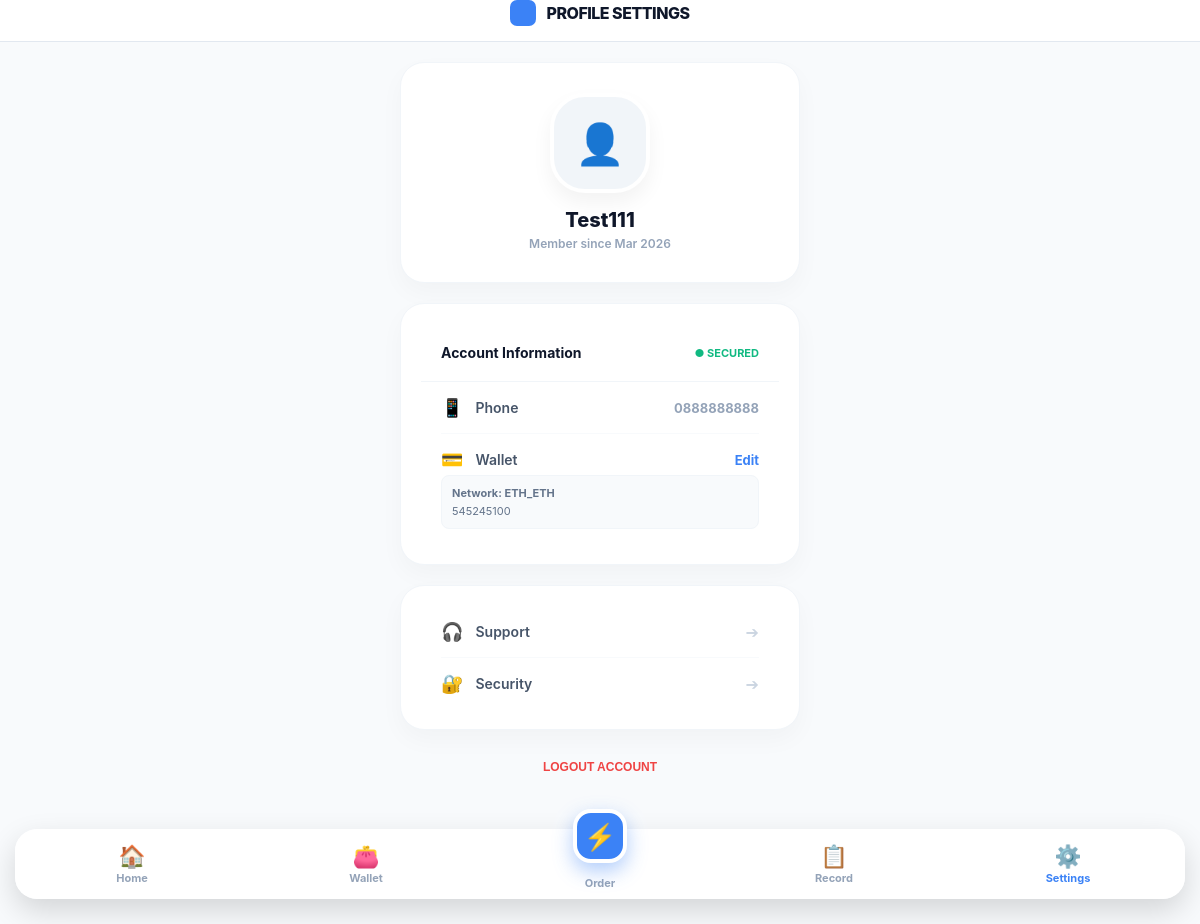
/settings/ (signed in), run on an earlier commit of the app's database.
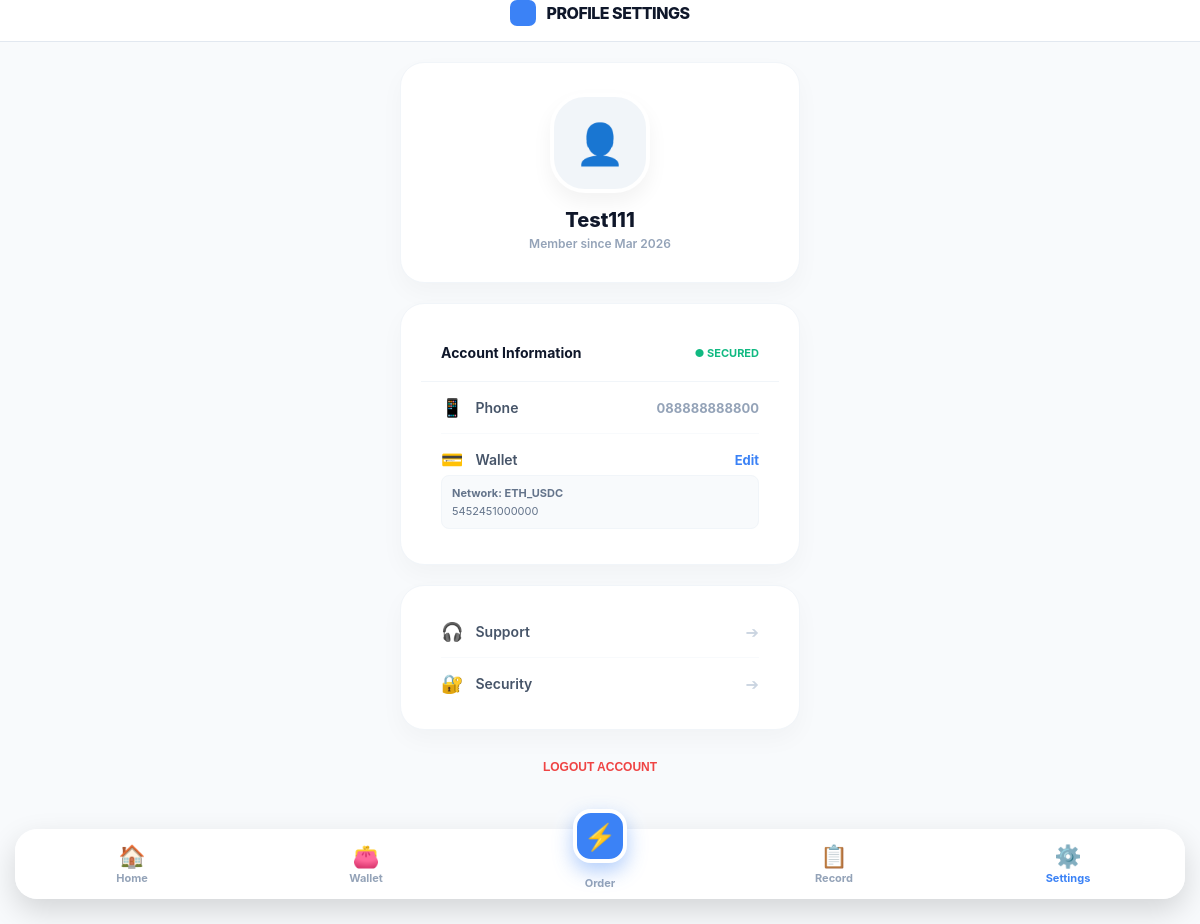
And on a later commit of the database.
### Catalog/models.py (models this page shows, shortened)
class Profile(models.Model):
    user = models.OneToOneField(User, on_delete=models.CASCADE, related_name='profile')
    wallet_address = models.CharField(max_length=255, blank=True, null=True)
    network = models.CharField(max_length=50, default='ETH_USDC')
    balance = models.DecimalField(max_digits=12, decimal_places=2, default=0.00)
    wallet_address = models.CharField(max_length=255, blank=True, null=True)
    phone_number = models.CharField(max_length=20, blank=True, null=True)
    current_progress = models.IntegerField(default=0)

### Catalog/views.py (the view)
# urls.py: path('settings/', views.user_settings, name='user_settings'),
@login_required(login_url='user_login')
def user_settings(request):
    return render(request, 'users/settings.html', {'profile': request.user.profile})

### Catalog/templates/users/settings.html (shortened to what the changed rows need)
{% extends "users/user_main.html" %}
{% block content %}
<div style="width: 100%; max-width: 400px;">
    <div class="dashboard-card" style="padding: 30px 20px; text-align: center; margin-bottom: 20px;">
        <h2 style="margin: 0; color: var(--dark); font-size: 20px; font-weight: 800;">{{ user.username }}</h2>
    </div>
    <div class="dashboard-card" style="margin-bottom: 20px;">
        <div style="padding: 0 20px;">
            <div style="display: flex; align-items: center; justify-content: space-between; padding: 15px 0; border-bottom: 1px solid #f8fafc;">
                <div style="display: flex; align-items: center; gap: 12px;">
                    <span style="font-size: 18px;">📱</span>
                    <span style="font-size: 14px; font-weight: 600; color: #475569;">Phone</span>
                </div>
                <span style="font-size: 13px; color: #94a3b8; font-weight: 700;">{{ profile.phone_number|default:"None" }}</span>
            </div>
            <div style="padding: 15px 0;">
                {% if profile.wallet_address %}
                    <div style="font-size: 11px; color: #64748b; background: #f8fafc; padding: 10px; border-radius: 8px; border: 1px solid #f1f5f9;">
                        <div style="font-weight: 700; margin-bottom: 4px;">Network: {{ profile.network }}</div>
                        <div style="word-break: break-all;">{{ profile.wallet_address }}</div>
                    </div>
                {% else %}
                    <div style="font-size: 11px; color: #ef4444; font-weight: 600;">No address set</div>
                {% endif %}
            </div>
        </div>
    </div>
</div>
{% endblock %}

What changed in the data, as far as the page shows it:
changed Profile: phone_number "0888888888" → "088888888800"; network "ETH_ETH" → "ETH_USDC"; wallet_address "545245100" → "5452451000000"
